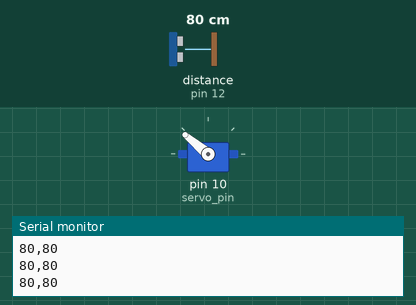
This sketch was run on a simulated Arduino Uno, built with avr-gcc and run on an emulated ATmega328P. Shown: servo, the last lines printed to the serial monitor. Wiring (inferred from the names in the program): ultrasonic range finder: trigger pin 11; echo pin 12. Inputs (shaded band) come from the test bench; at power-on: distance to the obstacle (sensor on pin 12) 80 cm. The echo pulse lasts 58.3 µs per cm.

Above: at 1.2 s.
1.3 s: distance to the obstacle (sensor on pin 12) set to 60 cm
At 2.6 s:
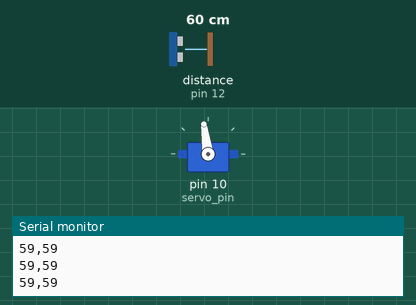
4.3 s: distance to the obstacle (sensor on pin 12) set to 120 cm
At 6.1 s:
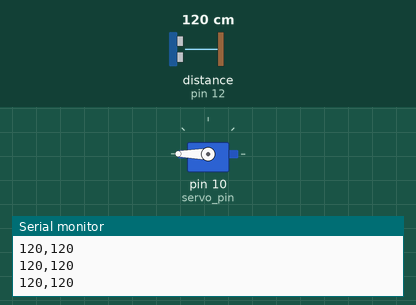
7.3 s: distance to the obstacle (sensor on pin 12) set to 18 cm
At 9.0 s:
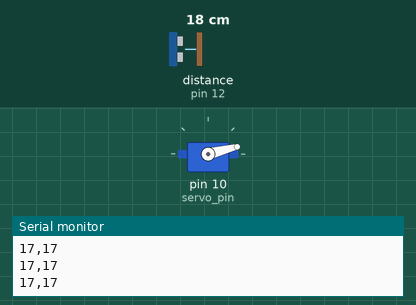
Timing chart, 0 to 10.5 s (numbered marks = the images above; inputs shaded):
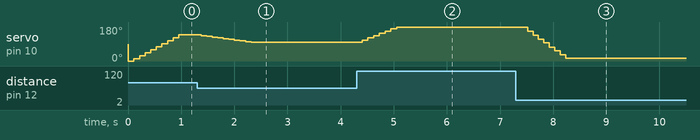

The sketch:

AvgFilter.ino
```cpp
#include <Servo.h>
#define RGBLENGTH 3
Servo myservo;  // create servo object to control a servo
// twelve servo objects can be created on most boards

const int servo_pin = 10;
const int triggerPin = 11;
const int echoPin = 12;


int cm = 0;


const int numReadings = 10;
int readings[numReadings] = {0};  // the readings from the analog input
int readIndex = 0;          // the index of the current reading
int total = 0;              // the running total
int movingAverage = 0;


long readUltrasonicDistance(int triggerPin, int servo_pin);


// 바로 cm (거리)가 나옴
long readUltrasonicDistance(int triggerPin, int echoPin) {
  pinMode(triggerPin, OUTPUT);  // Clear the trigger
  digitalWrite(triggerPin, LOW);
  delayMicroseconds(2);

  digitalWrite(triggerPin, HIGH);
  delayMicroseconds(10);
  digitalWrite(triggerPin, LOW);
  pinMode(echoPin, INPUT);

  long received_time = pulseIn(echoPin, HIGH);  //수신한 시간

  long cm = 0.01723 * received_time;

  return cm;  //수신한 시간
}


void setup() {
  myservo.attach(servo_pin);
  Serial.begin(9600);
  Serial.println("원본, MAF");
}

// 180도 내에서 회전 반복
void loop() {
  int raw = readUltrasonicDistance(triggerPin, echoPin);

  if (10 < raw && raw < 300) {
    cm = raw;  //안전해진 것만 넣기
  }
  // 이동평균 필터
  // 기존 데이터는 합계에서 삭제
  total = total - readings[readIndex];

  // 신규 데이터를 버퍼에 저장
  readings[readIndex] = cm;

  //신규 데이터를 현재 위치까지만 합계에 반영
  total = total + readings[readIndex];

  //버퍼 이동
  readIndex = readIndex + 1;  // 다음칸으로 지시

  //꽉 차면 버퍼 비우기
  //합계가 남아 있기 때문에 괜찮
  if (readIndex >= numReadings) {
    readIndex = 0;
  }

  // 실시간으로 평균
  movingAverage = total / numReadings;


  // 최소 10cm ~ 130cm
  int pos = map(movingAverage, 10, 100, 0, 180);

  myservo.write(pos);


  Serial.print(cm);
  Serial.print(",");
  Serial.println(movingAverage);

  delay(100);
}
```

Measured:
- after the input at 1.3 s, servo on pin 10 (servo_pin): moves from 140° to 98° over 0.94 s, starting after 0.08 s
- after the input at 4.3 s, servo on pin 10 (servo_pin): moves from 98° to 180° over 0.65 s, starting after 0.11 s
- after the input at 7.3 s, servo on pin 10 (servo_pin): moves from 180° to 14° over 0.82 s, starting after 0.12 s
